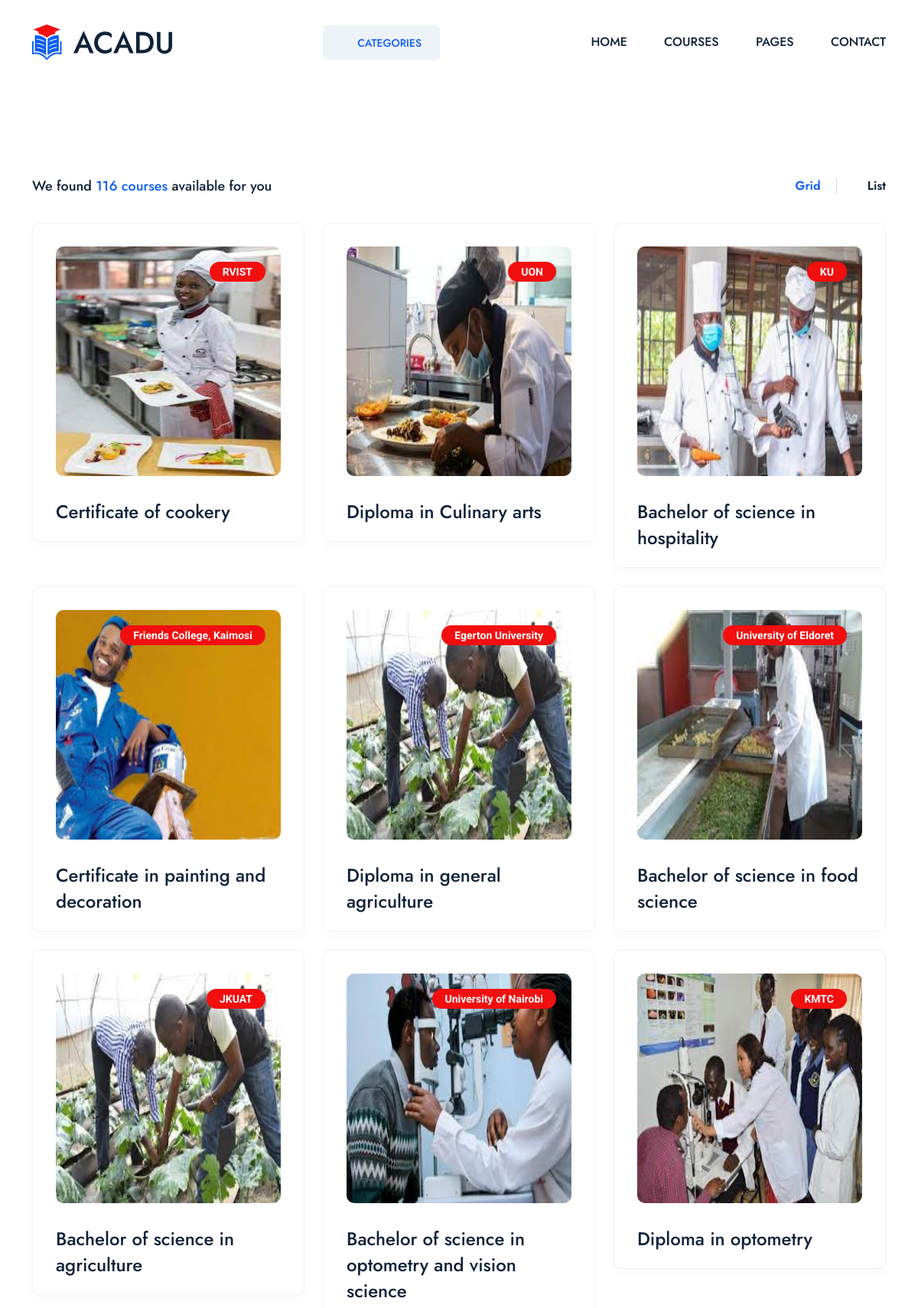
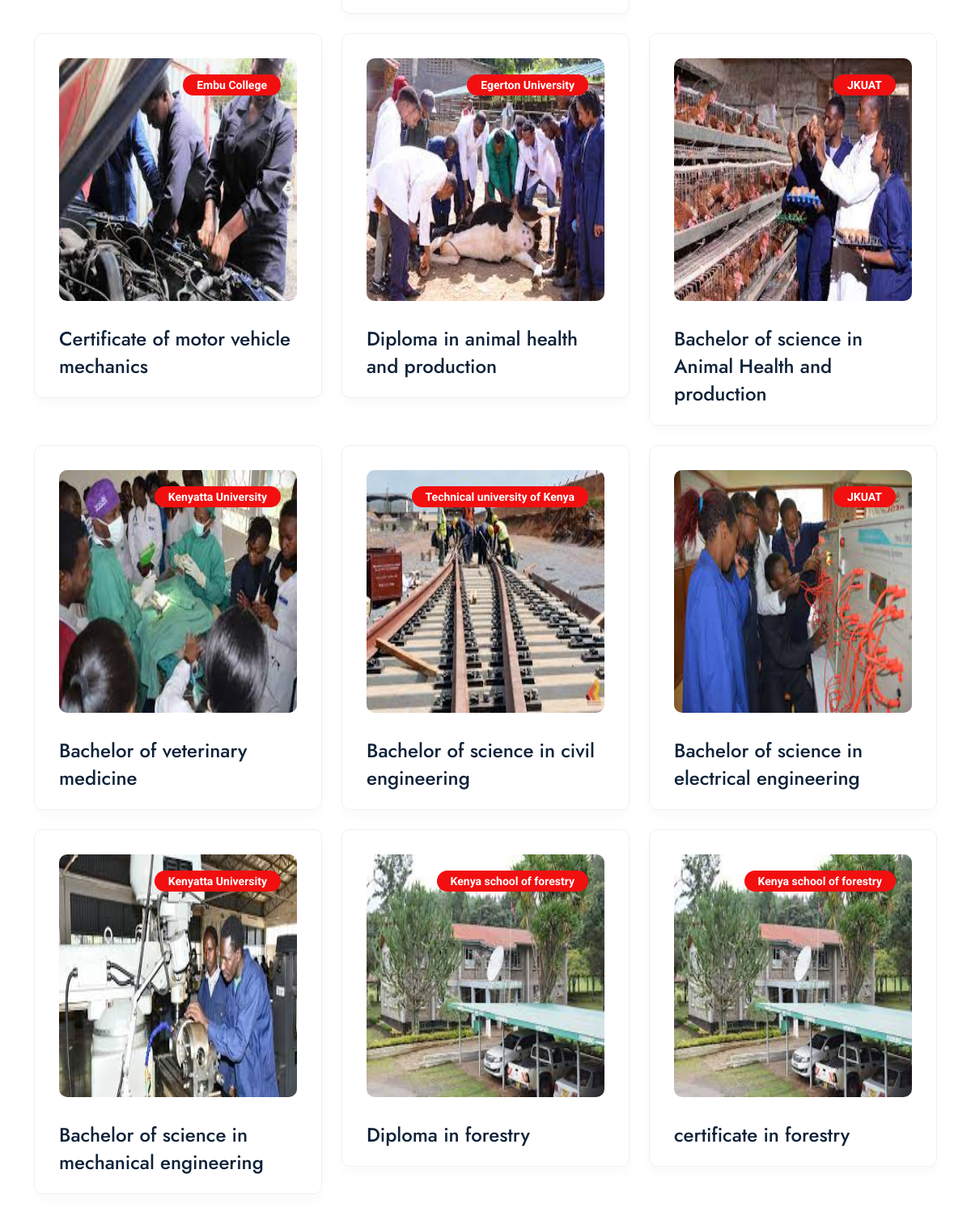
Page /courses/ (upper part) on the committed database (2 pictures, top to bottom).
### courses/models.py (models this page shows, shortened)
class Course(models.Model):
    user = models.ForeignKey(UserTable,on_delete = models.CASCADE , blank  = True , null = True)
    raisec_group =  models.ForeignKey(RaisecGroup,on_delete = models.CASCADE , blank  = True , null = True)
    cluster_name = models.ForeignKey(ClusterClasses,on_delete = models.CASCADE,blank= True,null = True)
    university = models.CharField(max_length =  255)
    course_title = models.CharField(max_length =  255)
    course_image = models.ImageField(upload_to =  upload_image_path)
    short_description = models.CharField(max_length = 255 , blank = True,null = True)
    course_description =  models.TextField()
    ratting_percentage = models.PositiveBigIntegerField(blank = True,null = True)
    miniumu_requirement = models.ForeignKey(MinimumRequirement,on_delete = models.CASCADE,blank= True,null = True)
    is_published = models.BooleanField(default = True)
    is_instructor = models.BooleanField(default = False)

### homepage/views.py (the view)
# urls.py: path('courses/',courses,name='courses'),
def courses(request):
    all_courses = Course.objects.all()
    all_category =  ClusterClasses.objects.all()
    adverts = AdvertUserLinks.objects.all()
    context = {
        'courses' : all_courses,
        'course_category': all_category,
        'adverts' : adverts,
        'len_courses' :  len(all_courses)
    }
    return render(request,'course.html',context)

### homepage/templates/course.html (shortened to what this page needs)
{% extends 'base.html' %}
{% load static %}
{% block content %}
<section class="space-top space-extra-bottom">
    <div class="container">
       <div class="as-sort-bar">
          <div class="row justify-content-between align-items-center">
             <div class="col-md-auto"><span class="course-result-count">We found <span class="text-theme">{{len_courses}} courses</span> available for you</span></div>
             <div class="col-md-auto">
                <div class="nav" role="tablist"><a href="#" class="active" id="tab-course-grid" data-bs-toggle="tab" data-bs-target="#tab-grid" role="tab" aria-controls="tab-grid" aria-selected="true"><i class="fa-solid fa-grid-2"></i> Grid</a> <a href="#" id="tab-course-list" data-bs-toggle="tab" data-bs-target="#tab-list" role="tab" aria-controls="tab-grid" aria-selected="false"><i class="fas fa-list"></i> List</a></div>
             </div>
          </div>
       </div>
       <div class="tab-content" id="nav-tabContent">
          <div class="tab-pane fade active show" id="tab-grid" role="tabpanel" aria-labelledby="tab-course-grid">
             <div class="row gy-4 mb-30">
               {% if courses %}
               {% for u in courses  %}
               <div class="col-md-6 col-lg-4 col-xxl-3">
                  <div class="course-box style4">
                     <div class="course-img"><img  height="200"  width="240" src="{{u.course_image.url}}" alt="course"> <span class="tag">{{u.university}}</span></div>
                     <div class="course-content">
                        <h3 class="course-title"><a href="{% url 'homepage:courseDetails' u.id %}">{{u.course_title}}</a></h3>
                     </div>
                  </div>
               </div>
               {% endfor %}
               {% endif %}
             </div>
          </div>
 </section>
{% endblock content %}

### templates/base.html (shortened to what this page needs)
<!doctype html>
<html class="no-js" lang="zxx">
{% include 'head.html' %}
   <body>
     {% include 'header.html' %}
     {% block content %}{% endblock content %}
   </body>
</html>

### templates/head.html (shortened to what this page needs)
{% load static %}
<head>
    <link rel="stylesheet" href="{% static 'assets/css/app.min.css' %}">
    <link rel="stylesheet" href="{% static 'assets/css/fontawesome.min.css' %}">
    <link rel="stylesheet" href="{% static 'assets/css/style.css' %}">
 </head>

### templates/preloader.html (shortened to what this page needs)
{% load static %}

### templates/header.html (shortened to what this page needs)
      {% load static %}
     <header class="as-header header-layout2">
        <div class="sticky-wrapper">
           <div class="sticky-active">
              <div class="menu-area">
                 <div class="container">
                    <div class="row align-items-center justify-content-between">
                       <div class="col-auto">
                          <div class="header-logo"><a href="index.html"><img src="{% static 'assets/img/logo.svg' %}" alt="Acadu"></a></div>
                       </div>
                       <div class="col-auto d-none d-xl-inline-block">
                          <div class="category-menu-wrap">
                             <a class="menu-expand" href="#"><i class="fa-solid fa-list"></i>Categories</a>
                          </div>
                       </div>
                       <div class="col-auto">
                          <div class="row align-items-center">
                             <div class="col-auto">
                                <nav class="main-menu d-none d-lg-inline-block">
                                   <ul>
                                      <li class="menu-item-has-children">
                                         <a href="{% url 'homepage:homepage' %}">Home</a>
                                      </li>
                                      <li class="menu-item-has-children">
                                         <a href="{% url 'homepage:courses' %}">Courses</a>
                                      </li>
                                      {% if request.user.is_authenticated %}
                                      {% else %}
                                      <li class="menu-item-has-children">
                                       <a href="#">Pages</a>
                                    </li>
                                    {% endif %}
                                      <li><a href="{% url 'homepage:contact' %}">Contact</a></li>
                                   </ul>
                                </nav>
                             </div>
                          </div>
                       </div>
                    </div>
                 </div>
              </div>
           </div>
        </div>
     </header>

### templates/footer.html (shortened to what this page needs)
{% load static %}

### rows in the picture
Course: course_image (picture), university "RVIST", course_title "Certificate of cookery"
Course: course_image (picture), university "UON", course_title "Diploma in Culinary arts"
Course: course_image (picture), university "KU", course_title "Bachelor of science in hospitality"
Course: course_image (picture), university "Friends College, Kaimosi", course_title "Certificate in painting and decoration"
Course: course_image (picture), university "Egerton University", course_title "Diploma in general agriculture"
Course: course_image (picture), university "University of Eldoret", course_title "Bachelor of science in food science"
Course: course_image (picture), university "JKUAT", course_title "Bachelor of science in agriculture"
Course: course_image (picture), university "University of Nairobi", course_title "Bachelor of science in optometry and vision science"
Course: course_image (picture), university "KMTC", course_title "Diploma in optometry"
Course: course_image (picture), university "Embu College", course_title "Certificate of motor vehicle mechanics"
Course: course_image (picture), university "Egerton University", course_title "Diploma in animal health and production"
Course: course_image (picture), university "JKUAT", course_title "Bachelor of science in Animal Health and production"
Course: course_image (picture), university "Kenyatta University", course_title "Bachelor of veterinary medicine"
Course: course_image (picture), university "Technical university of Kenya", course_title "Bachelor of science in civil engineering"
Course: course_image (picture), university "JKUAT", course_title "Bachelor of science in electrical engineering"
Course: course_image (picture), university "Kenyatta University", course_title "Bachelor of science in mechanical engineering"
Course: course_image (picture), university "Kenya school of forestry", course_title "Diploma in forestry"
Course: course_image (picture), university "Kenya school of forestry", course_title "certificate in forestry"

### other values in the picture
{{ len_courses }} "116"
